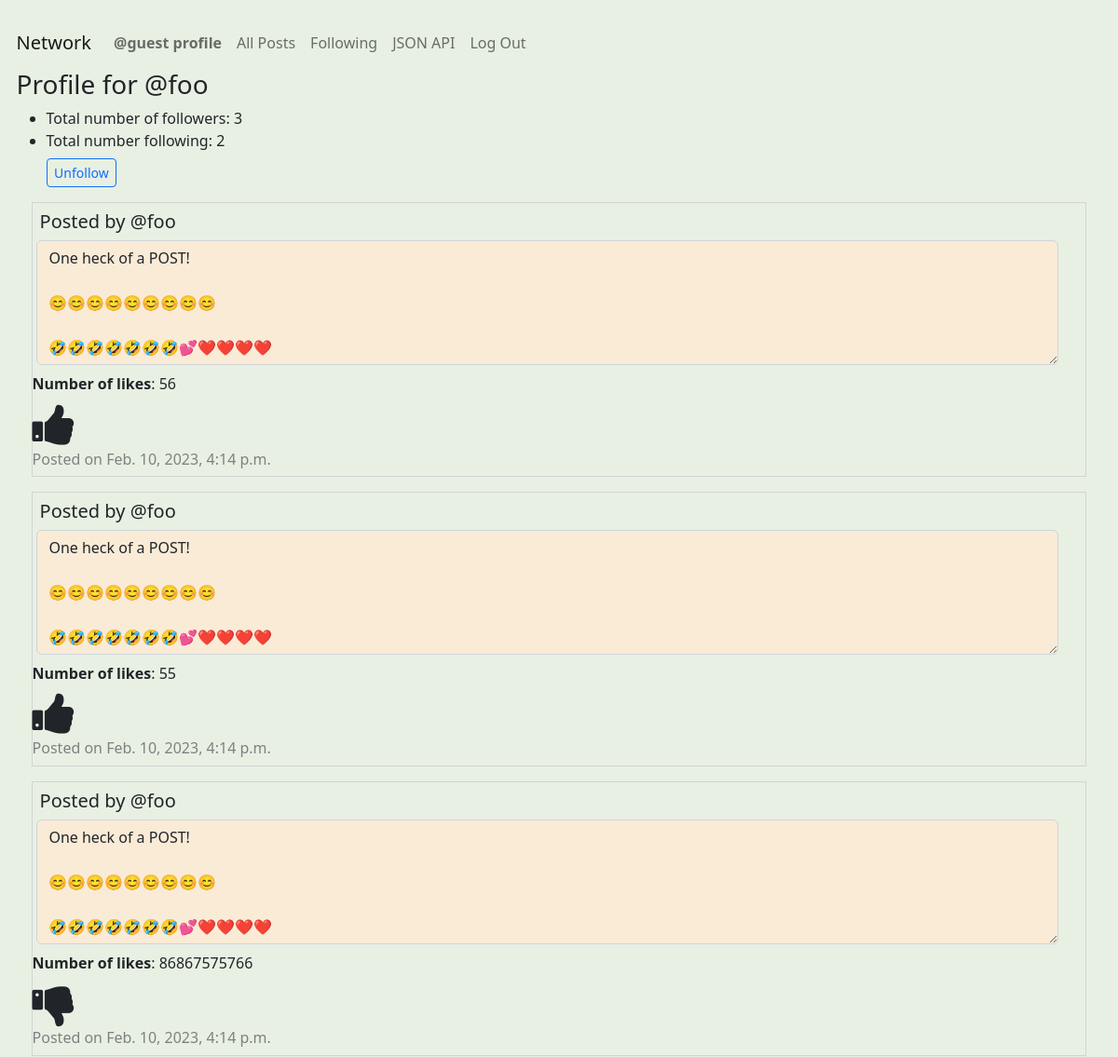
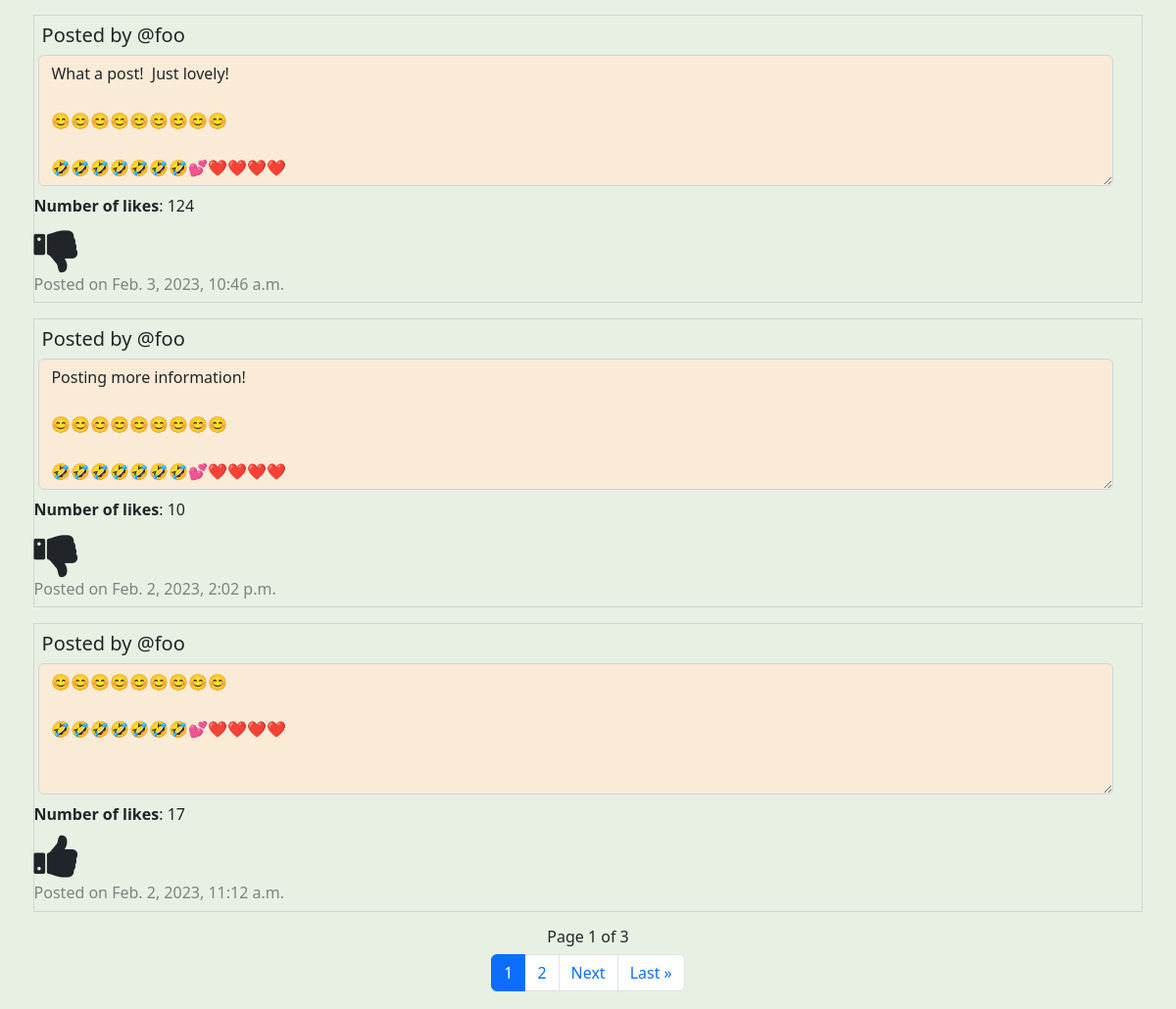
Screenshot of /profile/@foo (signed in) with the database file from the repository (2 pictures, top to bottom).
### network/models.py (models this page shows)
class User(AbstractUser):
    pass
    def __str__(self) -> str:
        return f"User Name: {self.username} - User ID: {self.id}"

class Posts(models.Model):
    creator = models.ForeignKey(
        User, on_delete=models.PROTECT, related_name="get_creator", blank=False)
    content = models.TextField(max_length=600)
    createdDate = models.DateTimeField(auto_now_add=True)
    likedUser = models.ManyToManyField(
        User, related_name="get_liked_users", blank=True)
    numberLikes = models.PositiveIntegerField(blank=True, default=0)

### network/views.py (the view)
# urls.py: path("profile/<str:username>", views.getProfile, name="getProfile"),
@login_required
def getProfile(request, username):
    print("In getProfile")
    user_id = request.user.id
    user_name = request.user.username
    print(username)
    user = User.objects.get(username=username)
    print(user.id)
    profileUser = user.id
    try:
        isFollowing = getFollowingFlag(request, username)
    except:
        print("This user is following no one!")
        isFollowing = False
    try:
        posts = Posts.objects.filter(creator=profileUser)
        postsUser = posts.order_by('-createdDate')
        postsPagination = postsUser
        paginator = Paginator(postsPagination, 2)
        page_number = request.GET.get('page', '1')
        page_obj = paginator.get_page(page_number)
        noListings = False
    except Posts.DoesNotExist:
        print("blah")
        noListings = True
    try:
        follow = Follow.objects.get(followUser=profileUser)
        followObject = True
    except:
        Follow.DoesNotExist
        followObject = False
    if followObject != False:
        countFollowers = follow.followers.all().count()
    else:
        countFollowers = 0
    if followObject == True:
        followers = follow.followers.all()
    if followObject == True:
        countFollowing = follow.following.all().count()
    else:
        countFollowing = 0
    if followObject == True:
        following = follow.following.all()
    likeList = returnlikeList(request)
    if followObject == False:
        return render(request, "network/profile.html", {"page_obj": page_obj, "noListings": noListings, "postings": postsUser, "countFollowers": countFollowers, "countFollowing": countFollowing, "isFollowing": isFollowing})
    else:
        return render(request, "network/profile.html", {"page_obj": page_obj, "noListings": noListings, "postings": postsUser, "countFollowers": countFollowers, "countFollowing": countFollowing, "username": username, "isFollowing": isFollowing, "likeList": likeList})

### network/views.py (called while the page is built)
@login_required
def returnlikeList(request):
    user_id = request.user.id
    likedUser = Posts.objects.filter(likedUser=user_id)
    print(likedUser)
    likeList = []
    for like in likedUser:
        currentObject = User.objects.get(id=user_id)
        print(currentObject.id)
        print(like.id)
        likeList.append(like.id)
    return likeList

### network/templates/network/profile.html (shortened to what this page needs)
{% extends "network/layout.html" %}
{% load static %}
{% block body %}
<div id="post-view">
    <h3>Profile for {{username}}</h3>
    <ul>
        <li>Total number of followers: {{countFollowers}}</li>
        <li>Total number following: {{countFollowing}}</li>
        {% if isFollowing %}
        <button class="btn btn-sm btn-outline-primary unfollow" id="unfollowButton"
            onclick="followUnfollowUser('{{username}}', '{{user.username}}')">Unfollow</button>
        {% elif isFollowing == None %}
        {% else %}
        <button class="btn btn-sm btn-outline-primary follow" id="followButton"
            onclick="followUnfollowUser('{{username}}', '{{user.username}}')">Follow</button>
        {% endif %}
    </ul>
    <div>
        {% for post in postings %}
        <div class="post{{forloop.counter0}}">
            <h5 class="creator">Posted by {{post.creator.username}}</a></h5><textarea
                class="form-control content{{forloop.counter0}}" id="readonlyContent{{forloop.counter0}}" rows="5"
                readonly="true">{{post.content}}</textarea>
            <p id="numberLikes{{forloop.counter0}}" class="numberLikes{{forloop.counter0}}"><strong>Number of
                    likes</strong>: {{post.numberLikes}}</p>
            {% if post.id in likeList and post.creator.username != user.username %}
            <i class="fa fa-thumbs-up {{forloop.counter0}}" id="thumbsUp{{forloop.counter0}}" aria-hidden="true"
                onclick="likePost('{{post.id}}', '{{post.creator.username}}', '{{user.username}}')"></i>
            {% elif post.id not in likeList and post.creator.username != user.username %}
            <i class="fa fa-thumbs-down {{forloop.counter0}}" id="thumbsDown{{forloop.counter0}}" aria-hidden="true"
                onclick="likePost('{{post.id}}', '{{post.creator.username}}', '{{user.username}}')"></i>
            {% endif %}
            <p class="timestamp{{forloop.counter0}}">Posted on {{post.createdDate}}</p>
        </div>
        {% empty %}
        <h5>This user does not have any posts.</h5>
        {% endfor %}
        <nav aria-label="Page navigation">
            <div class="Djangopagination">
                <h6 class="paginationNumberPages"> Page {{ page_obj.number }} of {{ page_obj.paginator.num_pages }}</h6>
                <ul class="pagination justify-content-center">
                    <li class="page-item active" aria-current="page"><a class="page-link" href="?page={{ page_obj.number }}">{{ page_obj.number }}</a></li>
                    {% if page_obj.has_next %}
                    <li class="page-item"><a class="page-link" href="?page={{ page_obj.next_page_number }}">{{page_obj.next_page_number }}</a></li>
                    {% endif %}
                    {% if page_obj.has_next %}
                    <li class="page-item"><a class="page-link" href="?page={{ page_obj.next_page_number }}">Next</a>
                    </li>
                    <li class="page-item"><a class="page-link" href="?page={{ page_obj.paginator.num_pages }}">Last
                            &raquo;</a></li>
                    {% endif %}
                </ul>
            </div>
        </nav>
        {% endblock %}

### network/templates/network/layout.html (shortened to what this page needs)
{% load static %}
<!DOCTYPE html>
<html lang="en" style="background-color: #e8f0e3;">
<head>
    <link href="https://cdn.jsdelivr.net/npm/bootstrap@5.2.3/dist/css/bootstrap.min.css" rel="stylesheet">
    <link rel="stylesheet" href="https://cdnjs.cloudflare.com/ajax/libs/font-awesome/4.7.0/css/font-awesome.min.css">
    <link href="{% static 'network/styles.css' %}" rel="stylesheet">
</head>
<body>
    <nav class="navbar navbar-expand-lg navbar-light bg-light" id="nav-bar">
        <a class="navbar-brand" href="{% url 'index' %}">Network</a>
        <div>
            <ul class="navbar-nav mr-auto">
                {% if user.is_authenticated %}
                <li class="nav-item">
                    <a class="nav-link" id="djangoProfile" href="{% url 'getProfile' user.username %}"><strong>{{ user.username }} profile</strong></a>
                </li>
                <li class="nav-item">
                    <a class="nav-link" id="djangoAllPosts" href="{% url 'djangoAllPosts' %}">All Posts</a>
                </li>
                {% endif %}
                {% if user.is_authenticated %}
                <li class="nav-item">
                    <a class="nav-link" id="djangoFollowing" href="{% url 'getFollowing' %}">Following</a>
                </li>
                <li class="nav-item">
                    <a class="nav-link" id="jsonbuttons" href="{% url 'viewJSON' %}">JSON API</a>
                </li>
                <li class="nav-item">
                    <a class="nav-link" href="{% url 'logout' %}">Log Out</a>
                </li>
                {% endif %}
            </ul>
        </div>
    </nav>
    <div class="body">
        {% block body %}
        {% endblock %}
    </div>
</body>
</html>

### network/static/network/styles.css (style rules this page uses)
body { margin: 1.1em; background-color: #e8f0e3; }
a { text-decoration: none; }
#post-view { background-color: #e8f0e3; }
.form-control { margin: 0.3em; }
#nav-bar { background-color: #e8f0e3 !important; }
p { margin-bottom: 0.4rem; }
.paginationNumberPages { justify-content: center; display: flex; }
.creator { margin: 0.4em; }
.fa { font-size: 50px; cursor: pointer; user-select: none; }
[class*="post"] { margin: 1em; border-style: solid; border-width: thin; border-color: lightgray; }
[class*="timestamp"] { color: grey; }
[id*="readonlyContent"] { margin-bottom: 0.5em; background-color: antiquewhite; width: 97%; }
[class*="unfollow"] { display: flex; width: 5.4em; margin-top: 7px; margin-bottom: 6px; align-items: center; justify-content: center; }
[class*="follow"] { display: flex; width: 5.4em; margin-top: 7px; margin-bottom: 6px; align-items: center; justify-content: center; }

### rows the page displays
User: username "@guest"
User: username "@foo"
Posts: creator.username "@foo", content "One heck of a POST! 😊😊😊😊😊😊😊😊😊 🤣🤣🤣🤣🤣🤣🤣💕❤️❤️❤️❤️", numberLikes "56", createdDate "Feb. 10, 2023, 4:14 p.m."
Posts: creator.username "@foo", content "One heck of a POST! 😊😊😊😊😊😊😊😊😊 🤣🤣🤣🤣🤣🤣🤣💕❤️❤️❤️❤️", numberLikes "55", createdDate "Feb. 10, 2023, 4:14 p.m."
Posts: creator.username "@foo", content "One heck of a POST! 😊😊😊😊😊😊😊😊😊 🤣🤣🤣🤣🤣🤣🤣💕❤️❤️❤️❤️", numberLikes "86867575766", createdDate "Feb. 10, 2023, 4:14 p.m."
Posts: creator.username "@foo", content "What a post! Just lovely! 😊😊😊😊😊😊😊😊😊 🤣🤣🤣🤣🤣🤣🤣💕❤️❤️❤️❤️", numberLikes "124", createdDate "Feb. 3, 2023, 10:46 a.m."
Posts: creator.username "@foo", content "Posting more information! 😊😊😊😊😊😊😊😊😊 🤣🤣🤣🤣🤣🤣🤣💕❤️❤️❤️❤️", numberLikes "10", createdDate "Feb. 2, 2023, 2:02 p.m."
Posts: creator.username "@foo", content "😊😊😊😊😊😊😊😊😊 🤣🤣🤣🤣🤣🤣🤣💕❤️❤️❤️❤️", numberLikes "17", createdDate "Feb. 2, 2023, 11:12 a.m."

### other values shown
{{ countFollowers }} "3"
{{ countFollowing }} "2"
{{ page_obj.number }} "1"
{{ page_obj.paginator.num_pages }} "3"
{{ page_obj.next_page_number }} "2"
